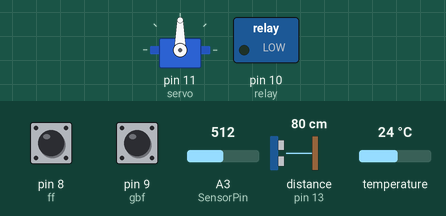
Simulated run of this sketch. Board: Arduino Uno, built with avr-gcc and run on an emulated ATmega328P. Shown: servo, switched loads named in the sketch (green lamp = pin HIGH). Wiring (inferred from the names in the program): ultrasonic range finder: trigger pin 12; echo pin 13. Inputs (shaded band) come from the test bench; at power-on: pin 8 (ff) HIGH, pin 9 (gbf) HIGH, A3 (SensorPin) = 512, distance to the obstacle (sensor on pin 13) 80 cm, temperature 24 °C. The echo pulse lasts 58.3 µs per cm; the local clock reads 2024-03-15 10:24:30 at power-on unless the sketch sets it; the modem accepts every AT command (registered, SIM ready, sends succeed) and sends nothing else; pins used as bus, display or sensor lines are not drawn; what the sketch prints to the serial monitor is not drawn.

Above: at 4.0 s.
4.1 s: pin 8 (ff) pulled LOW for 3.2 s
At 6.8 s:
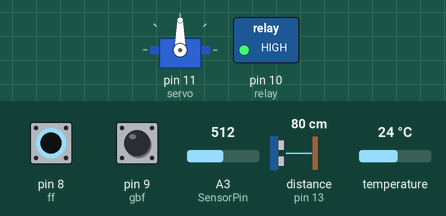
14.4 s: pin 9 (gbf) pulled LOW for 3.2 s
At 20.7 s:
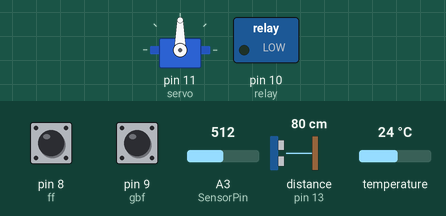
Timing chart, 0 to 22.2 s (numbered marks = the images above; inputs shaded):
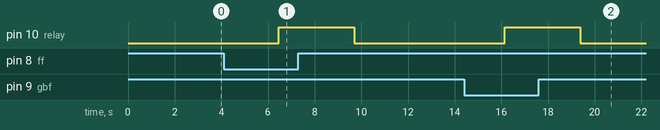

The sketch:

aquaponics.ino
```cpp
#include <SoftwareSerial.h>     //  device baud 9600 currently
#include <RTClib.h>
#include <Wire.h>
#include <Servo.h>
#include <OneWire.h>
#include <DallasTemperature.h>
#define ONE_WIRE_BUS 4
#define MINTNKLVL   1
#define MAXTNKLVL   90
#define FEEDHOUR    8           // 24 hour
#define FEEDMINUTE  0
#define SensorPin A3            //pH meter Analog output to Arduino Analog Input 0
#define Offset 0.00             //deviation compensate
#define samplingInterval 20     // ph sampling Interval
#define printInterval 800       // ph print interval
#define ArrayLenth 40           //times of collection
#define APIKEY   "WFPRNDZ9PACU9AXN"
SoftwareSerial wifiSerial(2,3); //Define ESP8266 software serial  connections
OneWire oneWire(ONE_WIRE_BUS);  // Setup a oneWire instance to communicate with any OneWire device
DallasTemperature sensors(&oneWire);// Pass oneWire reference to DallasTemperature library
RTC_DS1307 RTC;                 // initialize RTC object sda a4 scl a5
Servo myservo;                  //Servo object
DateTime now;                   //Date and Time object
bool motor_State ;              // motor state
int pHArray[ArrayLenth];        //Store the average value of the sensor feedback
int pHArrayIndex=0;
int ff =8;                      // filter tank float
int gbf=9;                      // grow bed float
int relay=10;                   // relay pin
int servo =11;                  // servo pin
int trigPin = 12;               // Ultra_sonic trigger
int echoPin = 13;               // Ultra_sonic  echo
int distance;                   // calculated distance
int tank_lvl=0;                 // tank water lvl
int pos = 0;                    // store fish feed servo position
int upload_count=0;             // things_speak upload count
float tempC = 0;                // temperature celcius
long duration;                  // Ultra_sonic pulse time
String cipstart="AT+CIPSTART=\"TCP\",\"184.106.153.149\",80";
String const_getStr = "GET /update?api_key=";
String getStr;
void uploaddataesp(float volt,float ph);// upload data to things speak channel
void change_motor_condition(int x);     // turn motor on and off
void clockdisplay();                    // Print Date and time on serial monitor
void startfishfeed();                   // Drop Fishfeed to tank
int ultrasonic_read();                  // Water level
float temperature();                    // temperature reading from ds18b20
double avergearray(int* arr, int number);///function to calculate ph value after sampling


void setup(){

    Serial.begin(9600);
    wifiSerial.begin(9600);
    Wire.begin();
    RTC.begin();
    sensors.begin();	// Start up the dellastemperture library
    pinMode(ff, INPUT_PULLUP);// sets float to input , default high
    pinMode(gbf, INPUT_PULLUP);// sets float to input , default high
    pinMode(relay,OUTPUT);
    pinMode(servo,OUTPUT);
    pinMode(trigPin, OUTPUT); // Sets the trigPin as an Output
    pinMode(echoPin, INPUT); // Sets the echoPin as an Input
    myservo.attach(servo);
    bool motor_State = false;

    if (! RTC.isrunning()) {              // Check to see if the RTC is keeping time.
    Serial.println("RTC is NOT running!");//If it is, load the time from your computer.
    RTC.adjust(DateTime(__DATE__, __TIME__));
    }
}

void loop()
{
    tank_lvl=ultrasonic_read();
    if (tank_lvl <= MINTNKLVL){
        Serial.println("tank water low"); tank_lvl=5;}
    else if (tank_lvl >= MAXTNKLVL){
         Serial.println("tank water high"); tank_lvl=95;
    }

    if (digitalRead(ff)==HIGH && digitalRead(gbf)==HIGH){ // both  floats are down  --start motor
        change_motor_condition(1);  // start motor
        Serial.println("motor on");
        motor_State=true;
    }

    if (digitalRead(ff)==LOW || digitalRead(gbf)==LOW){ // one of the floats are up  --stop motor
        change_motor_condition(0);
        Serial.println("motor  off");
        motor_State=false;
    }

    now = RTC.now();  // current date and time reading
    clockdisplay();
    if (now.hour()==FEEDHOUR && now.minute()==FEEDMINUTE && now.second()==0)// check fish feed time
    startfishfeed();
    tempC=temperature();
    //ph
    static unsigned long samplingTime = millis();
    static unsigned long printTime = millis();
    static float pHValue,voltage;
    if(millis()-samplingTime > samplingInterval){
    pHArray[pHArrayIndex++]=analogRead(SensorPin);
    if(pHArrayIndex==ArrayLenth)pHArrayIndex=0;
    voltage = avergearray(pHArray, ArrayLenth)*5.0/1024;
    pHValue = 3.5*voltage+Offset;
    samplingTime=millis();
    }
    if(millis() - printTime > printInterval){ //Every 800 milliseconds, print a numerical, convert the state of the LED indicator
    Serial.print("Voltage:");
    Serial.print(voltage,2);
    Serial.print(" pH value: ");
    pHValue=pHValue;
    Serial.println(pHValue,2);          //PHVALUE
    printTime=millis();
    }
 if (millis()% 15000 > upload_count){ //  loop ends here by uploading data every 15 seconds
      uploaddataesp(voltage,pHValue);upload_count++;
     Serial.println("upload count=");Serial.print(upload_count++);Serial.println();Serial.println();
    }
}


//iot///
void uploaddataesp(float volt,float ph){
  getStr=const_getStr;
  wifiSerial.println(cipstart);
  delay(2000);
  getStr +=APIKEY;          // create get string
  getStr +="&field1=";
  getStr += String(tank_lvl);// adding values
  getStr +="&field2=";
  getStr += String(motor_State);
  getStr +="&field3=";
  getStr += String(volt);
  getStr +="&field4=";
  getStr += String(ph);
  getStr +="&field5=";
  getStr += String(tempC);
  getStr +="\r\n";
  Serial.println(getStr);
  wifiSerial.println("AT+CIPSEND="+String((getStr.length()+2)));
  delay(250);
  wifiSerial.println(getStr); // send command
}

int ultrasonic_read()
{
digitalWrite(trigPin, LOW);
delayMicroseconds(2);
digitalWrite(trigPin, HIGH);   // Sets the trigPin on HIGH state for 10 micro seconds
delayMicroseconds(10);
digitalWrite(trigPin, LOW);
duration = pulseIn(echoPin, HIGH);// Reads the echoPin, returns the sound wave travel time in microseconds
distance= duration*0.034/2;// Calculating the distance in cm
Serial.print("Tank_lvl_Distance:");// Prints the distance on the Serial Monitor
Serial.print(distance);Serial.print("cm ");
return(distance);
}

void change_motor_condition(int x) // 0 to stop else will be onlayon
{if (x==0)
    {digitalWrite(relay,HIGH);Serial.println("relay off");}//relay works on active LOW
    else    { digitalWrite(relay,LOW);Serial.println("relay onn");} //motor on
}

void clockdisplay(){ // Print data to display
    Serial.print(now.month());
    Serial.print('/');
    Serial.print(now.day());
    Serial.print('/');
    Serial.print(now.year());
    Serial.print(' ');
    Serial.print(now.hour(), DEC);
    Serial.print(':');
    Serial.print(now.minute(), DEC);
    Serial.print(':');
    Serial.print(now.second(), DEC);
    Serial.println();
}

void startfishfeed()
{
   for(pos = 0; pos <= 180; pos += 1) // goes from 0 degrees to 180 degrees
  { // in steps of 1 degree
    myservo.write(pos); // tell servo to go to position in variable 'pos'
    delay(15); // waits 15ms for the servo to reach the position
  }
  for(pos = 180; pos>=0; pos-=1) // goes from 180 degrees to 0 degrees
  {
    myservo.write(pos); // tell servo to go to position in variable 'pos'
    delay(15); // waits 15ms for the servo to reach the position
  }
}
float temperature()
{ float val;
 // Send the command to get temperatures
  sensors.requestTemperatures();
  val=sensors.getTempCByIndex(0);
  //print the temperature in Celsius
  Serial.println("Temperature: ");
  Serial.print(val);
  Serial.print((char)176);//shows degrees character oc
  Serial.println("C");
  return val;
}


double avergearray(int* arr, int number){    // simple math
    int i;
    int max,min;
    double avg;
    long amount=0;
    if(number<=0){
    Serial.println("Error number for the array to avraging!/n");
    return 0;
    }

    if(number<5){ //less than 5, calculated directly statistics
        for(i=0;i<number;i++){
        amount+=arr[i];
        }
        avg = amount/number;
        return avg;
    }else{
         if(arr[0]<arr[1]){
         min = arr[0];max=arr[1];
        }else{min=arr[1];max=arr[0];}
        for(i=2;i<number;i++){
        if(arr[i]<min){
        amount+=min; //arr<min
        min=arr[i];
        }else {
                if(arr[i]>max){
                 amount+=max; //arr>max
                 max=arr[i];
                }else{
                  amount+=arr[i]; //min<=arr<=max
                 }
            }
        }
        avg = (double)amount/(number-2);
    }
    return avg;

}
```

Measured:
- after the input at 4.1 s, pin 10 (relay): LOW → HIGH after 2.4 s, → LOW 3.2 s later
- after the input at 14.4 s, pin 10 (relay): LOW → HIGH after 1.7 s, → LOW 3.2 s later
